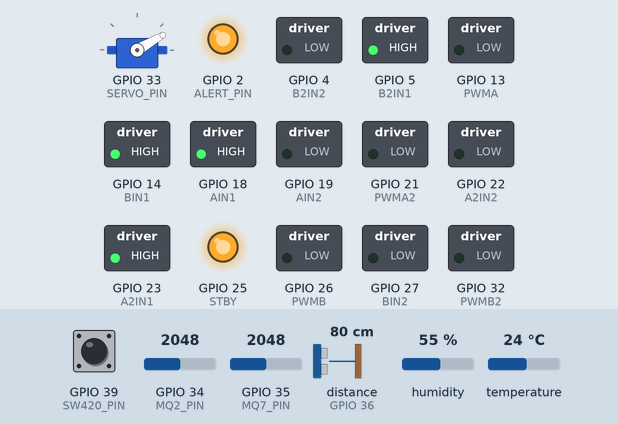
Recording of a sketch running on a simulated ESP32. Shown: servo, switched loads named in the sketch (green lamp = pin HIGH), output pins drawn as LEDs (lit = HIGH). Wiring (inferred from the names in the program): ultrasonic range finder: trigger GPIO 12; echo GPIO 36. Inputs (shaded band) come from the test bench; at power-on: GPIO 34 (MQ2_PIN) = 2048, GPIO 35 (MQ7_PIN) = 2048, GPIO 39 (SW420_PIN) LOW, distance to the obstacle (sensor on GPIO 36) 80 cm, humidity 55 %, temperature 24 °C. The echo pulse lasts 58.3 µs per cm; pins used as bus, display or sensor lines are not drawn; what the sketch prints to the serial monitor is not drawn.

Above: at 0.05 s.
At 0.7 s:
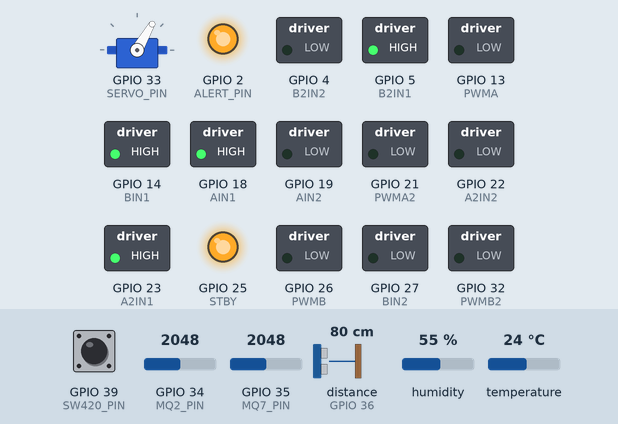
At 1.2 s:
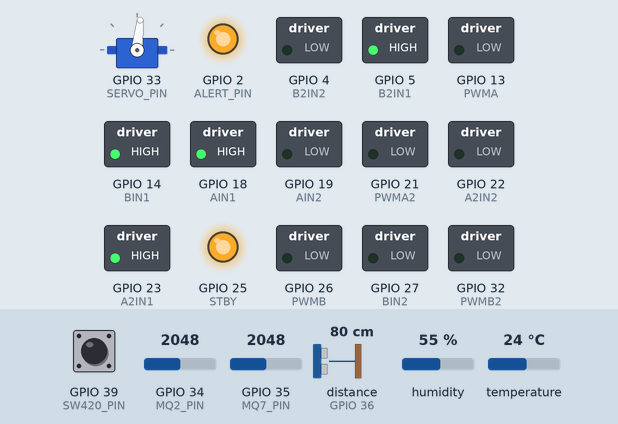
At 2.35 s:
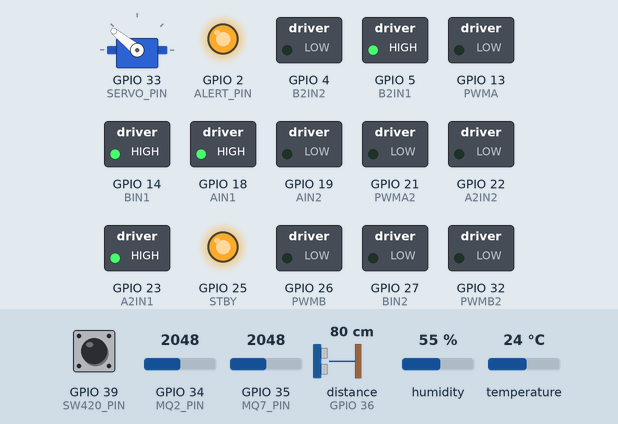
At 3.5 s:
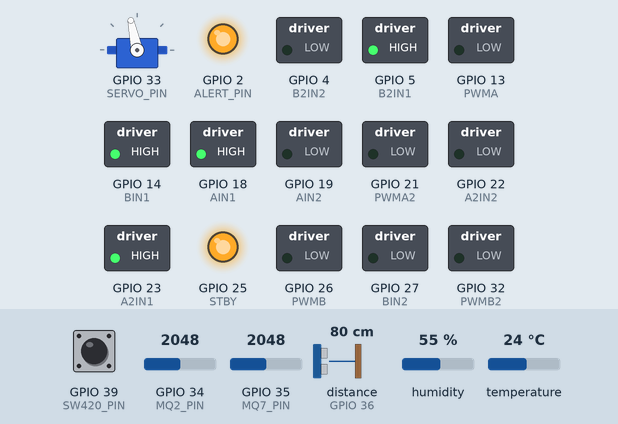
At 4.7 s:
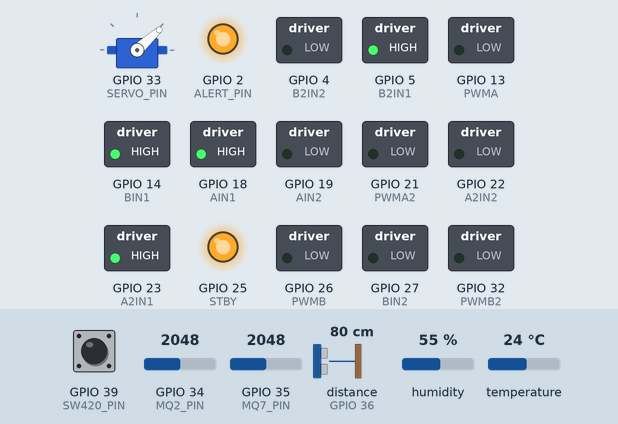
Timing chart, 0 to 5.6 s (numbered marks = the images above):
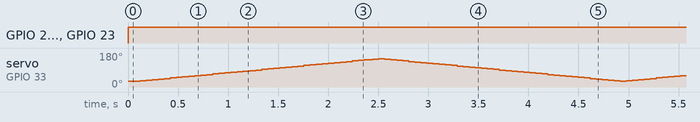

The sketch:

KAVACH_rover_firmware_1_.ino
```cpp
/*
  ============================================================================
  PS26039 — KAVACH Rover Firmware (Rover-side ESP32)
  ============================================================================
  Underground mine safety rover: drive control, gas/vibration/env sensing,
  servo-swept HC-SR04 echolocation mapping, dead-reckoning position tracking,
  and HC-12 telemetry/command link to the laptop-based Ground Control Station.

  PIN MAP (matches the combined wiring diagram)
  ----------------------------------------------------------------------------
  TB6612FNG #1 (left side, motors 1&2)
    AIN1 = GPIO18   AIN2 = GPIO19   PWMA = GPIO13
    BIN1 = GPIO14   BIN2 = GPIO27   PWMB = GPIO26
    STBY = GPIO25 (shared with driver #2)

  TB6612FNG #2 (right side, motors 3&4)
    AIN1 = GPIO23   AIN2 = GPIO22   PWMA = GPIO21
    BIN1 = GPIO5    BIN2 = GPIO4    PWMB = GPIO32
    STBY = GPIO25 (shared)

  Sensors
    MQ-2  AOUT = GPIO34 (ADC, input-only)
    MQ-7  AOUT = GPIO35 (ADC, input-only)
    DHT11 DATA = GPIO15
    SW-420 DO  = GPIO39 (input-only)
    HC-SR04 TRIG = GPIO12   ECHO = GPIO36 (input-only, needs 5V->3.3V divider)
    Servo (echolocation sweep) SIGNAL = GPIO33
    Buzzer + LED (combined)   = GPIO2

  Comms
    HC-12  RXD = GPIO17 (ESP32 UART2 TX)
           TXD = GPIO16 (ESP32 UART2 RX)
           SET -> tied to 3.3V (normal transparent mode)

  LIBRARIES REQUIRED (install via Arduino IDE Library Manager)
  ----------------------------------------------------------------------------
    1. "DHT sensor library" by Adafruit        (for DHT11)
    2. "Adafruit Unified Sensor" by Adafruit    (dependency of the above)
    3. "ESP32Servo" by Kevin Harrington         (standard Servo.h does not
                                                  reliably drive servos on ESP32)
  Board package required:
    "esp32 by Espressif Systems" (install via Boards Manager if not present)

  PROTOCOL (plain text lines over HC-12, newline-terminated)
  ----------------------------------------------------------------------------
  Rover -> GCS:
    T,<gas2>,<gas7>,<tempC>,<humidity>,<vibeEvents>,<frontDistCm>,
      <x_cm>,<y_cm>,<headingDeg>,<battPct>,<riskLevel>\n
    S,<sweepAngleDeg>,<sweepDistCm>\n     (one line per echolocation sample)

  GCS -> Rover:
    D,<leftPWM>,<rightPWM>\n             (range -255..255, sign = direction)

  NOTE ON POSITION TRACKING:
  There is no GPS or wheel encoder in this build, so position (x, y, heading)
  is estimated purely from commanded motor PWM and elapsed time (dead
  reckoning). This drifts over time and is only as accurate as the SPEED_CONST
  calibration below — treat the on-dashboard map as an approximate trail, not
  a precise survey. This is stated in the report as an honest scoping limit.
  ============================================================================
*/

#include <DHT.h>
#include <ESP32Servo.h>
#include <math.h>

// ---------------- Pin definitions ----------------
#define AIN1 18
#define AIN2 19
#define PWMA 13
#define BIN1 14
#define BIN2 27
#define PWMB 26
#define STBY 25

#define A2IN1 23
#define A2IN2 22
#define PWMA2 21
#define B2IN1 5
#define B2IN2 4
#define PWMB2 32

#define MQ2_PIN 34
#define MQ7_PIN 35
#define DHT_PIN 15
#define SW420_PIN 39
#define TRIG_PIN 12
#define ECHO_PIN 36
#define SERVO_PIN 33
#define ALERT_PIN 2       // buzzer + LED wired together

#define DHTTYPE DHT11
DHT dht(DHT_PIN, DHTTYPE);
Servo sweepServo;

// HC-12 on hardware UART2
HardwareSerial HC12(2); // RX2=16, TX2=17

// ---------------- PWM channels (ESP32 ledc) ----------------
const int PWMA_CH = 0, PWMB_CH = 1, PWMA2_CH = 2, PWMB2_CH = 3;
const int PWM_FREQ = 5000, PWM_RES = 8; // 8-bit: 0-255

// ---------------- Thresholds (calibrate against real sensor readings) ----------------
const int GAS2_WARN = 280, GAS2_CRIT = 450;   // MQ-2 raw ADC-derived value
const int GAS7_WARN = 35,  GAS7_CRIT = 70;    // MQ-7
const int VIBE_WARN = 40,  VIBE_CRIT = 60;    // vibration events/min
const int OBSTACLE_STOP_CM = 15;              // forward auto-stop distance

// ---------------- State ----------------
float gas2Val = 0, gas7Val = 0, tempC = 0, humidity = 0;
int vibeEvents = 0;
float frontDistCm = 0;
int battPct = 100;
String riskLevel = "safe";

// Dead-reckoning position
float posX = 0, posY = 0;       // cm
float headingDeg = 0;           // degrees, 0 = forward at boot
unsigned long lastOdomMs = 0;
const float SPEED_CONST = 0.02;   // cm per (ms * avgPWM) -- CALIBRATE against real rover
const float TURN_CONST  = 0.05;   // deg per (ms * pwmDiff) -- CALIBRATE against real rover

// Motor command from GCS
int cmdLeft = 0, cmdRight = 0;
unsigned long lastCmdMs = 0;
const unsigned long CMD_TIMEOUT_MS = 1500; // stop motors if no command received

// Echolocation servo sweep
int sweepAngle = 30;
int sweepDir = 1;
unsigned long lastSweepMs = 0;
const unsigned long SWEEP_INTERVAL_MS = 60;

// Vibration event counting (debounced)
unsigned long lastVibeMs = 0;
int vibeCounter = 0;
unsigned long vibeWindowStart = 0;

// Timers
unsigned long lastTelemetryMs = 0;
const unsigned long TELEMETRY_INTERVAL_MS = 500;

// ---------------- Setup ----------------
void setup() {
  Serial.begin(115200);
  HC12.begin(9600, SERIAL_8N1, 16, 17); // RX2=16, TX2=17, matches HC-12 default baud

  pinMode(AIN1, OUTPUT); pinMode(AIN2, OUTPUT);
  pinMode(BIN1, OUTPUT); pinMode(BIN2, OUTPUT);
  pinMode(A2IN1, OUTPUT); pinMode(A2IN2, OUTPUT);
  pinMode(B2IN1, OUTPUT); pinMode(B2IN2, OUTPUT);
  pinMode(STBY, OUTPUT);
  digitalWrite(STBY, HIGH); // enable both drivers

  // ESP32 core 3.x API: ledcAttach(pin, freq, resolutionBits) — no separate
  // channel number needed, PWM is now addressed directly by pin.
  ledcAttach(PWMA, PWM_FREQ, PWM_RES);
  ledcAttach(PWMB, PWM_FREQ, PWM_RES);
  ledcAttach(PWMA2, PWM_FREQ, PWM_RES);
  ledcAttach(PWMB2, PWM_FREQ, PWM_RES);

  pinMode(TRIG_PIN, OUTPUT);
  pinMode(ECHO_PIN, INPUT);
  pinMode(SW420_PIN, INPUT);
  pinMode(ALERT_PIN, OUTPUT);
  digitalWrite(ALERT_PIN, LOW);

  dht.begin();

  sweepServo.setPeriodHertz(50);
  sweepServo.attach(SERVO_PIN, 500, 2400);
  sweepServo.write(sweepAngle);

  lastOdomMs = millis();
  vibeWindowStart = millis();
  lastCmdMs = millis();

  Serial.println("KAVACH rover firmware booted.");
}

// ---------------- Main loop ----------------
void loop() {
  handleIncomingCommands();
  applyMotorCommand();
  updateOdometry();
  readSensors();
  handleVibration();
  runEcholocationSweep();
  evaluateRisk();
  handleSafetyInterlock();

  if (millis() - lastTelemetryMs > TELEMETRY_INTERVAL_MS) {
    sendTelemetry();
    lastTelemetryMs = millis();
  }
}

// ---------------- Motor control ----------------
void setMotor(int in1, int in2, int pwmPin, int speed) {
  // speed: -255..255
  speed = constrain(speed, -255, 255);
  if (speed >= 0) {
    digitalWrite(in1, HIGH);
    digitalWrite(in2, LOW);
  } else {
    digitalWrite(in1, LOW);
    digitalWrite(in2, HIGH);
    speed = -speed;
  }
  ledcWrite(pwmPin, speed); // core 3.x: ledcWrite takes the GPIO pin, not a channel
}

void applyMotorCommand() {
  // Left side = driver #1 (both channels), Right side = driver #2 (both channels)
  setMotor(AIN1, AIN2, PWMA, cmdLeft);
  setMotor(BIN1, BIN2, PWMB, cmdLeft);
  setMotor(A2IN1, A2IN2, PWMA2, cmdRight);
  setMotor(B2IN1, B2IN2, PWMB2, cmdRight);
}

void stopMotors() {
  cmdLeft = 0; cmdRight = 0;
  applyMotorCommand();
}

// ---------------- Command parsing (from GCS over HC-12) ----------------
String rxBuffer = "";

void handleIncomingCommands() {
  while (HC12.available()) {
    char c = HC12.read();
    if (c == '\n') {
      parseLine(rxBuffer);
      rxBuffer = "";
    } else if (c != '\r') {
      rxBuffer += c;
    }
  }
  // Safety: if no drive command received recently, stop (link-loss failsafe)
  if (millis() - lastCmdMs > CMD_TIMEOUT_MS) {
    cmdLeft = 0;
    cmdRight = 0;
  }
}

void parseLine(String line) {
  line.trim();
  if (line.length() < 3 || line.charAt(0) != 'D') return;
  // Format: D,<left>,<right>
  int c1 = line.indexOf(',');
  int c2 = line.indexOf(',', c1 + 1);
  if (c1 < 0 || c2 < 0) return;
  cmdLeft = line.substring(c1 + 1, c2).toInt();
  cmdRight = line.substring(c2 + 1).toInt();
  lastCmdMs = millis();
}

// ---------------- Dead-reckoning position tracking ----------------
void updateOdometry() {
  unsigned long now = millis();
  unsigned long dt = now - lastOdomMs;
  if (dt < 20) return; // update at ~50Hz max
  lastOdomMs = now;

  float avgPWM = (cmdLeft + cmdRight) / 2.0;
  float diffPWM = (cmdRight - cmdLeft);

  float linearSpeed = avgPWM * SPEED_CONST;     // cm/ms-equivalent, scaled by dt below
  float angularSpeed = diffPWM * TURN_CONST;    // deg/ms-equivalent

  headingDeg += angularSpeed * (dt / 1000.0);
  if (headingDeg >= 360) headingDeg -= 360;
  if (headingDeg < 0) headingDeg += 360;

  float rad = headingDeg * PI / 180.0;
  posX += linearSpeed * (dt / 1000.0) * cos(rad);
  posY += linearSpeed * (dt / 1000.0) * sin(rad);
}

// ---------------- Sensors ----------------
float readUltrasonicCm() {
  digitalWrite(TRIG_PIN, LOW); delayMicroseconds(2);
  digitalWrite(TRIG_PIN, HIGH); delayMicroseconds(10);
  digitalWrite(TRIG_PIN, LOW);
  long duration = pulseIn(ECHO_PIN, HIGH, 25000); // 25ms timeout (~4m range)
  if (duration == 0) return 400; // no echo = treat as clear/far
  return duration * 0.0343 / 2.0;
}

void readSensors() {
  static unsigned long lastRead = 0;
  if (millis() - lastRead < 200) return;
  lastRead = millis();

  gas2Val = analogRead(MQ2_PIN);
  gas7Val = analogRead(MQ7_PIN);

  float h = dht.readHumidity();
  float t = dht.readTemperature();
  if (!isnan(h)) humidity = h;
  if (!isnan(t)) tempC = t;

  // Forward-facing reading only used for the safety interlock;
  // full sweep (below) is separate and drives the mapping feature.
  if (abs(sweepAngle - 90) < 5) {
    frontDistCm = readUltrasonicCm();
  }

  battPct = max(0, battPct); // placeholder — wire to a voltage divider + map() if available
}

void handleVibration() {
  if (digitalRead(SW420_PIN) == HIGH) {
    if (millis() - lastVibeMs > 50) { // debounce
      vibeCounter++;
      lastVibeMs = millis();
    }
  }
  if (millis() - vibeWindowStart > 60000) {
    vibeEvents = vibeCounter;
    vibeCounter = 0;
    vibeWindowStart = millis();
  }
}

// ---------------- Echolocation sweep (servo + HC-SR04) ----------------
void runEcholocationSweep() {
  if (millis() - lastSweepMs < SWEEP_INTERVAL_MS) return;
  lastSweepMs = millis();

  sweepServo.write(sweepAngle);
  delay(15); // brief settle time for the servo to reach position

  float d = readUltrasonicCm();
  sendSweepSample(sweepAngle, d);

  sweepAngle += sweepDir * 3; // step size in degrees
  if (sweepAngle >= 150) { sweepAngle = 150; sweepDir = -1; }
  if (sweepAngle <= 30)  { sweepAngle = 30;  sweepDir = 1; }
}

// ---------------- Risk evaluation + safety interlock ----------------
void evaluateRisk() {
  if (gas2Val > GAS2_CRIT || gas7Val > GAS7_CRIT || frontDistCm < 12) {
    riskLevel = "critical";
  } else if (gas2Val > GAS2_WARN || gas7Val > GAS7_WARN || vibeEvents > VIBE_WARN) {
    riskLevel = "warning";
  } else {
    riskLevel = "safe";
  }
}

void handleSafetyInterlock() {
  // Obstacle auto-stop: block forward motion if something is too close ahead
  if (frontDistCm < OBSTACLE_STOP_CM && (cmdLeft > 0 || cmdRight > 0)) {
    cmdLeft = 0;
    cmdRight = 0;
    applyMotorCommand();
  }

  // Local alarm on critical gas/obstacle condition
  digitalWrite(ALERT_PIN, riskLevel == "critical" ? HIGH : LOW);
}

// ---------------- Telemetry out (to GCS over HC-12) ----------------
void sendTelemetry() {
  HC12.print("T,");
  HC12.print(gas2Val, 0); HC12.print(",");
  HC12.print(gas7Val, 0); HC12.print(",");
  HC12.print(tempC, 1); HC12.print(",");
  HC12.print(humidity, 0); HC12.print(",");
  HC12.print(vibeEvents); HC12.print(",");
  HC12.print(frontDistCm, 0); HC12.print(",");
  HC12.print(posX, 1); HC12.print(",");
  HC12.print(posY, 1); HC12.print(",");
  HC12.print(headingDeg, 1); HC12.print(",");
  HC12.print(battPct); HC12.print(",");
  HC12.println(riskLevel);
}

void sendSweepSample(int angle, float distCm) {
  HC12.print("S,");
  HC12.print(angle); HC12.print(",");
  HC12.println(distCm, 0);
}
```

Measured:
- by itself, GPIO 2 (ALERT_PIN), GPIO 5 (B2IN1), GPIO 14 (BIN1), GPIO 18 (AIN1), GPIO 23 (A2IN1): LOW → HIGH at 0.00 s
